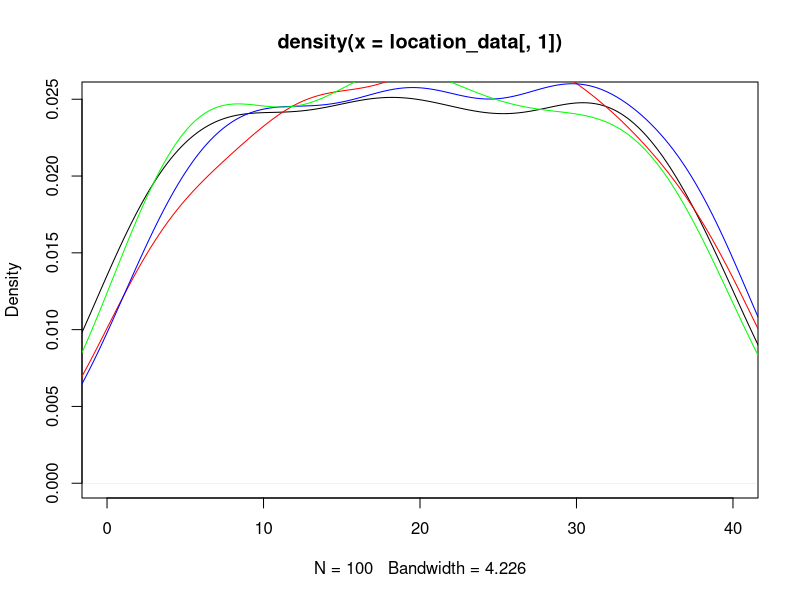
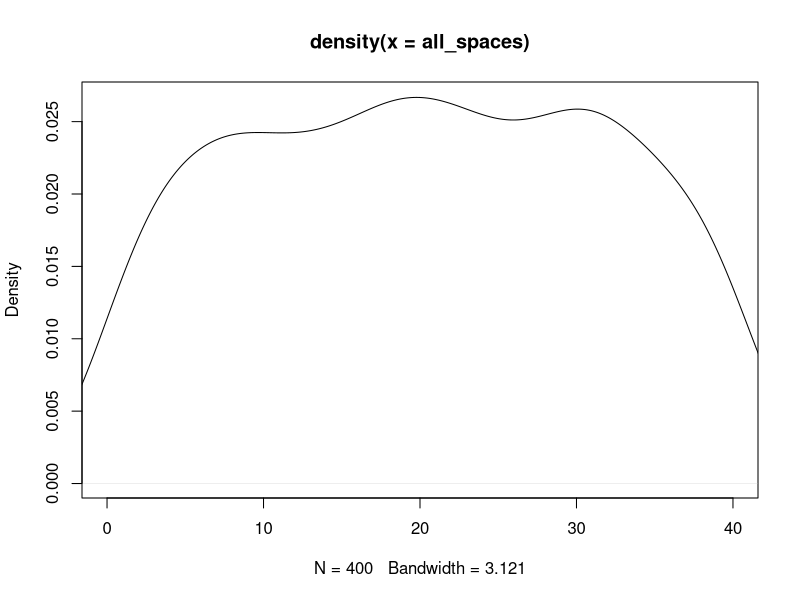

The R script that drew these images, in order: (Note: this script raises an error after producing the figures.)
## ---- chunk 1
knitr::opts_chunk$set(echo = TRUE)
## ---- chunk 2
#libraries
library(dplyr)
library(ggplot2)
## ---- chunk 3
#Kayleigh
##LET'S GET MOVING

monopolyBoard <- read.csv("MonopolyBoard.csv", header = T)
monopolyBoard

# Using dice rolls to determine where a player will land on the board
#input: "location"; a number 1-40; where the player is on the board
#output: the amount of spaces the player will move until they are on their new location

#note that this is only accounting for standard dice rolls, no special rules yet...

lets_move = function(location) {
  dice_roll_1 <- sample(1:6, 1, replace = TRUE)
  dice_roll_2 <- sample(1:6, 1, replace = TRUE)
  
  roll_total <- sum(dice_roll_1, dice_roll_2)
  roll_double <- dice_roll_1 == dice_roll_2
  
    location = location + roll_total
    
  if (location <= 40) {
    location = location
  } else {
    location = location - 40
  }
  
  space = monopolyBoard$name[monopolyBoard$spaces == location]
  
  print("You're moving forward...")
  print(roll_total)
  
  print("You're on space...")
  print(location)
  
  #print(space) #This prints out the name of the space that they land on. 
}

#testers
lets_move(1)
lets_move(25)
lets_move(38)
lets_move(40)



#A function to move players around the board and to play Monopoly!
#input: "turns"; the amount of turns we should take
#output: a player's new location on the board

lets_play = function(turns) {
  location = 1
  print("Starting Location: GO!")
  for (i in 1:turns) {
    location = lets_move(location)
  }
  print("You've landed on...")
  return(location)
}



lets_play(10) #tester #in this example if you look at a reference monopoly board and "walk" your way around the board with each move being the number in each output, you'll land on the space on the board corresponding to the final output (when counting "GO" as 1 and/or 40) 

#testers 
#"lets_move" and "lets_play" have both been edited to print out phrases for each roll and move to make it easier to determine how the player is moving. 
#"You're moving forward..." gives the player's roll
#"You're on space..." is the players position after 1 turn/"lets_move"
  # Later try to switch this print statement to the name of the spot that the player is on 
#"You've landed on..." gives the final location after running "lets_play" for "x" turns.
  # Later try to switch this print statement to the name of the spot that the player is on 

lets_play(3)
lets_play(10)

## ---- chunk 4
##DOUBLE DOWN

##WORK IN PROGRESS

#A function using dice rolls to determine how many spaces a player will move with the additional rules for "doubles" in Monopoly
#input: "location"; a number 1-40 where the player is on the board
#outut: the number of spaces the player will move on the board, with the special case of rolling three "doubles" and landing in jail
double_down = function(location) {
  dice_roll_1 <- sample(1:6, 1, replace = TRUE)
  dice_roll_2 <- sample(1:6, 1, replace = TRUE)
  
  roll_total <- sum(dice_roll_1, dice_roll_2)
  roll_double <- dice_roll_1 == dice_roll_2
  
  print("roll was")
  print(roll_total)
    
  if (roll_double) {
    
    dice_roll_3 <- sample(1:6, 1, replace = TRUE)
    dice_roll_4 <- sample(1:6, 1, replace = TRUE)
    
    roll_total_2 <- sum(dice_roll_3, dice_roll_4)
    roll_double_2 <- dice_roll_3 == dice_roll_4
    
    print("roll double was")
    print(roll_total_2)

    
    if (roll_double_2) {
      dice_roll_5 <- sample(1:6, 1, replace = TRUE)
      dice_roll_6 <- sample(1:6, 1, replace = TRUE)
      
      roll_total_3 <- sum(dice_roll_5, dice_roll_6)
      roll_double_3 <- dice_roll_5 == dice_roll_6
      
      print("roll double was")
      print(roll_total_3)
      
      if (roll_double_3) {
        location = 11 #Jail
        print("doubles, doubles, doubles")
        print("You're going to JAIL!")
        
      } else {
        location = location + roll_total + roll_total_2 + roll_total_3
        print("doubles, doubles, not doubles")
        print("You're moving forward...")
        print(roll_total + roll_total_2 + roll_total_3)
      }
    } else {
      location = location + roll_total + roll_total_2
      print("doubles, not doubles")
      print("You're moving forward...")
      print(roll_total+roll_total_2)
    }
  } else {
    location = location + roll_total
    print("no doubles")
    print("You're moving forward...")
    print(roll_total)
  }

    
  if (location <= 40) {
    location = location
  } else {
    location = location - 40
  }

  
  print("You're on space...")
  print(location)
}

double_down(1)
#text out in the function is kinda funky right but it's just to make sure its working right
#In final version switch all dice rolls to sample(1:6,...)

## ---- chunk 5
##CHANCE AND COMMUNITY CHEST CARDS
Card_Numbers <- c(1, 2, 3, 4, 5, 6, 7, 8, 9, 10, 11, 12, 13, 14, 15, 16)

Chance_Cards <- c("Advance to Boardwalk", "Advance to Go (Collect $200)", "Advance to Illinois Avenue. If you pass Go, collect $200", "Advance to St. Charles Place. If you pass Go, collect $200", "Advance to the nearest Railroad. If unowned, you may buy it from the Bank. If owned, pay owner twice the rental to which they are otherwise entitled", "Advance to the nearest Railroad. If unowned, you may buy it from the Bank. If owned, pay owner twice the rental to which they are otherwise entitled", "Advance token to nearest Utility. If unowned, you may buy it from the Bank. If owned, throw dice and pay owner a total ten times amount thrown", "Bank pays you dividend of $50", "Get Out of Jail Free", "Go Back 3 Spaces", "Go to Jail. Go directly to Jail, do not pass Go, do not collect $200", "Make general repairs on all your property. For each house pay $25. For each hotel pay $100", "Speeding fine $15", "Take a trip to Reading Railroad. If you pass Go, collect $200", "You have been elected Chairman of the Board. Pay each player $50", "Your building loan matures. Collect $150")

Chance <- data.frame(Chance_Cards, Card_Numbers)
Chance
##Chance cards to move a player to a new space:
  #1 -> Advance to Boardwalk (space 40)
  #2 -> Advance to Go (space 1)
  #3 -> Advance to Illinois Avenue (space 25)
  #4 -> Advance to St. Charles Place (space 12)
  #5 -> Advance to nearest Railroad (space(s) 6, 16, 26, 36)
  #6 -> Advance to nearest Railraod (space(s) 6, 16, 26, 36)
  #7 -> Advance to nearest Utility (space(s) 13, 29)
  #11 -> Go to Jail (space 11)
  #14 -> Take a trip to Reading Railroad (space 6)

Community_Chest_Cards <- c("Advance to Go (Collect $200)", "Bank error in your favor. Collect $200", "Doctor’s fee. Pay $50", "From sale of stock you get $50", "Get Out of Jail Free", "Go to Jail. Go directly to jail, do not pass Go, do not collect $200", "Holiday fund matures. Receive $100", "Income tax refund. Collect $20", "It is your birthday. Collect $10 from every player", "Life insurance matures. Collect $100", "Pay hospital fees of $100", "Pay school fees of $50", "Receive $25 consultancy fee", "You are assessed for street repair. $40 per house. $115 per hotel", "You have won second prize in a beauty contest. Collect $10", "You inherit $100")

Community_Chest <- data.frame(Community_Chest_Cards, Card_Numbers)
Community_Chest

##Community Chest Cards that move a player to a new space:
  #1 -> Advance to GO (space 1)
  #5 -> Go to Jail (space 11)

## ---- chunk 6
# heidi

#the function "who_goes_first" simulates the initial roll before the game begins in order to determine which player goes first
# input is a number of how many players are going to be playing
# output is the value of each players roll and the player that will start the game based on who had the highest roll
who_goes_first <- function(num_players){
  initial_rolls <- c()
  for (i in 1:num_players) {
    player_i_roll <- sum(sample(1:6, 2, replace=TRUE))
    initial_rolls <- c(initial_rolls, player_i_roll) # vector of every player's roll
    print(paste("Player", i, "rolled", player_i_roll))
  }
  cat("\n")
  if(sum(initial_rolls == max(initial_rolls)) >= 2){
    while (sum(initial_rolls == max(initial_rolls)) >= 2) { # if players tied for highest number
      tied_players <- which(initial_rolls==max(initial_rolls)) # identify which players tied
      print("It's a tie! Roll again")
      cat("\n")
      tie_breaker_rolls <- c()
      for (i in tied_players) { # tied players roll again
       player_i_roll2 <- sum(sample(1:6, 2, replace=TRUE))
       tie_breaker_rolls <- c(tie_breaker_rolls, player_i_roll2)
       print(paste("Player", i, "rolled", player_i_roll2))
      }
      initial_rolls <- tie_breaker_rolls
      highest_roll <- max(tie_breaker_rolls)
      highest_player2 <- tied_players[which(tie_breaker_rolls == highest_roll)]
    }
    cat("\n")
    print(paste("Player", highest_player2, "goes first!"))
  }
  else {
    highest_player <- which.max(initial_rolls) # who rolled the highest number
    print(paste("Player", highest_player, "goes first!"))
  }
}

who_goes_first(4) # test function

## ---- chunk 7
# Olivia
# Website for data: https://stat-jet-asu.github.io/Datasets/InstructorDescriptions/monopoly.html

monopolyBoard <- read.csv("MonopolyBoard.csv", header = T)
head(monopolyBoard)

# This section is for question number 2

# Kayleigh's lets_play function from above incorporating players and density plots
# uses lets_move function from above
# input: turns, # of turns to iterate through; players, number of players (2-4)
# output: density plot with a line for each player's frequency of spaces landed on 
# & density plot for the combined frequency of spaces landed on for all players

lets_play = function(turns, players) {
  location_data <- as.data.frame(matrix(nrow = turns, ncol = players))
  
for (j in 1:players) {
  location = 1
  
  for (i in 1:turns) {
    
    location = lets_move(location)
    location_data[i,j] <- location
    }
  }
  
  # creates density plot of frequency of landing on each space for each player
  plot(density(location_data[,1]), xlim = c(0,40), col = "black")
  
  colors <- c("red", "blue", "green")
  
  for (k in 2:players) {
  lines(density(location_data[,k]), col = colors[k-1]) # adds a density line for each player after the first
  }
  
  # creates density plot for total frequency landing on each space (all players spaces included)
  all_spaces <- as.vector(as.matrix(location_data))
  plot(density(all_spaces), xlim = c(0,40), col = "black")
  
}
lets_play(100, 4)

## ---- chunk 8
who_goes_first2 <- function(num_players){
  initial_rolls <- c()
  for (i in 1:num_players) {
    player_i_roll <- sum(sample(1:6, 2, replace=TRUE))
    initial_rolls <- c(initial_rolls, player_i_roll) # vector of every player's roll
#    print(paste("Player", i, "rolled", player_i_roll))
  }
  cat("\n")
  if(sum(initial_rolls == max(initial_rolls)) >= 2){
    while (sum(initial_rolls == max(initial_rolls)) >= 2) { # if players tied for highest number
      tied_players <- which(initial_rolls==max(initial_rolls)) # identify which players tied
#      print("It's a tie! Roll again")
#      cat("\n")
      tie_breaker_rolls <- c()
      for (i in tied_players) { # tied players roll again
       player_i_roll2 <- sum(sample(1:6, 2, replace=TRUE))
       tie_breaker_rolls <- c(tie_breaker_rolls, player_i_roll2)
#       print(paste("Player", i, "rolled", player_i_roll2))
      }
      initial_rolls <- tie_breaker_rolls
      highest_roll <- max(tie_breaker_rolls)
      highest_player2 <- tied_players[which(tie_breaker_rolls == highest_roll)]
    }
#    cat("\n")
#    print(paste("Player", highest_player2, "goes first!"))
  }
  else {
    highest_player <- which.max(initial_rolls) # who rolled the highest number
#    print(paste("Player", highest_player, "goes first!"))
#    return(highest_player)
  
    
  # creating player order
  player_order <- length(num_players)
  player_order[1] <- as.integer(highest_player)

 for (j in 2:num_players) {
    
  player_order[j] <- as.integer(player_order[j-1] + 1)
  if (player_order[j] > num_players) {
    player_order[j] <- 1
  }
 }
  print(player_order)
  }
  
  playerlist <- (list(highest_player, player_order))
  return(playerlist)
}

#who_goes_first2(4)

## ---- chunk 9
# Question number 3 -- including jail and double rolls

lets_move2 = function(location) {
  dice_roll_1 <- sample(1:6, 1, replace = TRUE)
  dice_roll_2 <- sample(1:6, 1, replace = TRUE)
  
  roll_total <- sum(dice_roll_1, dice_roll_2)
  roll_double <- dice_roll_1 == dice_roll_2
  
    location = location + roll_total # updates location to be previous location + roll total
    double3 = "false" # double3 is assigned "true" if the player double rolls 3x (as seen in if statement below), otherwise it is assigned "false" 
    
  # first double roll -> roll again
  if (roll_double == TRUE) {
    dice_roll_3 <- sample(1:6, 1, replace = TRUE)
    dice_roll_4 <- sample(1:6, 1, replace = TRUE)
    
    roll_total2 <- sum(dice_roll_3, dice_roll_4)
    roll_double2 <- dice_roll_3 == dice_roll_4
    
    location = location + roll_total2
    double3 = "false"
    
    # if player is at a location past 40, subtract 40 so they go back to the GO space at location "41"
    # this is included in each if statement below so that it applies if player has to roll again
    if (location <= 40) {
      location = location
    } else {
      location = location - 40
    }
     
      # second double roll -> roll again
      if (roll_double2 == TRUE) {
        dice_roll_5 <- sample(1:6, 1, replace = TRUE)
        dice_roll_6 <- sample(1:6, 1, replace = TRUE)
    
        roll_total3 <- sum(dice_roll_5, dice_roll_6)
        roll_double3 <- dice_roll_5 == dice_roll_6
    
        location = location + roll_total3
        double3 = "false"
        
        if (location <= 40) {
          location = location
        } else {
          location = location - 40
        }
        
        # third double roll -> go to jail
          if (roll_double3 == TRUE) {
            location = monopolyBoard$spaces[monopolyBoard$name == "Jail"]
            double3 = "true"
          }
      }
  }  
    
  if (location <= 40) {
    location = location
  } else {
    location = location - 40
  }
  
  listdata <- (list(location, double3)) # creates list for outputs "location" and "double3"
  # if you need to access location from this function, use lets_move2(location)[[1]]
  # if you need to access double3, use lets_move2(double3)[[2]]
  return(listdata)
  
}



# lets_play2 is currently set up to have each player go thru all their turns and then move onto the next player
# probably need to fix this for question 5

## ---- chunk 10

lets_play2 = function(turns, players) {
  
  
  location_data <- as.data.frame(matrix(nrow = turns, ncol = players)) # dataframe will keep data for locations of players for each turn
  double3data <- as.data.frame(matrix(nrow = turns, ncol = players)) # dataframe will say "true" if player double rolled 3x (which lands them in jail) and "false" if they didn't double roll 3x
  
    # puts players in order
    colnames(location_data) <- who_goes_first2(players)[[2]]
  
    location = 1 # each player starts at location 1
    location_data[1,] <- location
    double3 = 0 # initializing "double3" which will be later assigned a "true" or "false" based on if player double rolled 3x
  
    for (i in 2:turns) { # iterates through number of turns
      
        for (j in 1:players) { # rotates through each player
          
        location = lets_move2(location_data[i-1,j])[[1]] # takes location from lets_move2 function and assigns it to location
        location_data[i,j] <- as.integer(location) # puts location value into the dataframe of locations for each player
        double3data[i,j] <- lets_move2(double3)[[2]] # takes "true" or "false" value from double3 and adds it to double3data dataframe
        
      # deals with landing in jail from "go to jail" space and staying there for next 3 turns
      if (31 %in% location_data[i-1,j]) { # if you landed on 31 in the last turn (i-1 turn), you go to jail (space 11) for the ith turn
        location <- 11
        location_data[i,j] <- as.integer(location) # new location is 11
      } else if (11 %in% location_data[i-1,j] & 31 %in% location_data[i-2,j]) { # if you were on space 11 last turn AND you were on space 31 2 turns ago, you stay in jail (space 11) for turn i
        location <- 11
        location_data[i,j] <- as.integer(location)
      } else if (11 %in% location_data[i-2,j] & 31 %in% location_data[i-3,j]) {
        location <- 11
        location_data[i,j] <- as.integer(location)
      }
        
      # landing in jail from 3x double roll and staying there for next 3 turns
      if (11 %in% location_data[i,j] & "true" %in% double3data[i-1,j]) { # if player's location is 11 (jail) and double3data is"true" (player double rolled 3x), player stays in jail. all 3 if/else if statements keep player in jail for the next 3 turns
        location <- 11
        location_data[i,j] <- as.integer(location)
      } else if (11 %in% location_data[i-1,j] & "true" %in% double3data[i-2,j]) { # 
        location <- 11
        location_data[i,j] <- as.integer(location)
      } else if (11 %in% location_data[i-2,j] & "true" %in% double3data[i-3,j]) {
        location <- 11
        location_data[i,j] <- as.integer(location)
      }
        
    }
  }
  print(location_data)
  
  # creates density plot of frequency of landing on each space for each player
  plot(density(location_data[,1]), xlim = c(0,40), col = "black")
  
  colors <- c("red", "blue", "green")
  
  for (k in 2:players) {
    lines(density(location_data[,k]), col = colors[k-1]) # adds a density line for each player after the first
  }
  
  # creates density plot for total frequency landing on each space (all players spaces included)
  all_spaces <- as.vector(as.matrix(location_data))
  plot(density(all_spaces), xlim = c(0,40), col = "black")
  
}
 
lets_play2(10, 3)

# how should we go about recording spaces landed on when double rolls occur?

## ---- chunk 11
#4 - Kayleigh and Maddie 
#Chance - spaces 8, 23, 37
#Community Chest - spaces 3, 18, 34
Chance

Drawing_Chance = function(location) {
  location = location
  draw_card <- sample(1:16, 1, replace = TRUE)
  player_card <- Chance$Chance_Cards[draw_card]
  print(player_card)

  
      if(draw_card == 1) {
        location = 1
      }
      
      if(draw_card == 2) {
        location = 1
      }
      
      if(draw_card == 3) {
        location = 25
      }
  
      if(draw_card == 4){
        location = 12
      }
    
      if(draw_card == 5){
        if(location >= 37 && location <= 5){
              location = 6
            } else {
              if (location >= 6 && location <= 15){
                location = 16
              } else {
                if(location >= 16 && location <= 25){
                  location = 26
                } else {
                  location = 36
                }
              }
            }
    }
  
    if(draw_card == 6){
        if(location >= 37 && location <= 5){
              location = 6
            } else {
              if (location >= 6 && location <= 15){
                location = 16
              } else {
                if(location >= 16 && location <= 25){
                  location = 26
                } else {
                  location = 36
                }
              }
            }
    }
  
    if(draw_card == 7){
        if(location >= 29 && location <= 12){
              location = 13
            } else {
              location = 29
    }
  }
  
    if(draw_card == 11) {
      location = 11
    }
  
    if(draw_card == 14) {
      location = 6
    }
  
    if(draw_card == 10) {
      location = location - 3
    }
  
    location = location
    return(location)
}

Drawing_Chance(8)
Drawing_Chance(23)
Drawing_Chance(37)

Drawing_Community_Chest = function(location) {
  location = location
  draw_card_chest <- sample(1:16, 1, replace = TRUE)
  player_card_chest <- Community_Chest$Community_Chest_Cards[draw_card_chest]
  print(player_card_chest)
  print(location)
  
  if (draw_card_chest == 1) {
    location = 1
  } else {
    if (draw_card_chest == 6) {
    location = 11
    } else {
      location = location
    }
  
  }
  
  location = location 
  return(location)
}

Drawing_Community_Chest(3)
Drawing_Community_Chest(18)
Drawing_Community_Chest(34)

lets_move3 = function(location) {
  dice_roll_1 <- sample(1:6, 1, replace = TRUE)
  dice_roll_2 <- sample(1:6, 1, replace = TRUE)
  
  roll_total <- sum(dice_roll_1, dice_roll_2)
  roll_double <- dice_roll_1 == dice_roll_2
  
    location = location + roll_total
    double3 = "false"
  
  print("your roll total is...")
  print(roll_total)

  if (location <= 40) {
      location = location
  } else {
      location = location - 40
  }
   
  print("your location is...")
  print(location)
  
  if(location == 8 || location == 23 || location == 27) {
    location = Drawing_Chance(location)
    print("your location is...")
    print(location)
  }
  
  if(location == 3 || location == 18 || location == 34) {
    location = Drawing_Community_Chest(location)
    print("your location is...")
    print(location)
  }
    
  # first double roll -> roll again
  if (roll_double == TRUE) {
    dice_roll_3 <- sample(1:6, 1, replace = TRUE)
    dice_roll_4 <- sample(1:6, 1, replace = TRUE)
    
    roll_total2 <- sum(dice_roll_3, dice_roll_4)
    roll_double2 <- dice_roll_3 == dice_roll_4
    
    location = location + roll_total2
    double3 = "false"
    print("1 double")
    
    if (location <= 40) {
      location = location
    } else {
      location = location - 40
    }
    
    
    if(location == 8 || location == 23 || location == 27) {
    location = Drawing_Chance(location)
    }
  
  if(location == 3 || location == 18 || location == 34) {
    location = Drawing_Community_Chest(location)
    }
     
      # second double roll -> roll again
      if (roll_double2 == TRUE) {
        dice_roll_5 <- sample(1:6, 1, replace = TRUE)
        dice_roll_6 <- sample(1:6, 1, replace = TRUE)
    
        roll_total3 <- sum(dice_roll_5, dice_roll_6)
        roll_double3 <- dice_roll_5 == dice_roll_6
    
        location = location + roll_total3
        double3 = "false"
        print("2 doubles")
        
        if (location <= 40) {
          location = location
        } else {
          location = location - 40
        }
        
        if(location == 8 || location == 23 || location == 27) {
          location = Drawing_Chance(location)
        }
  
        if(location == 3 || location == 18 || location == 34) {
          location = Drawing_Community_Chest(location)
         
        }
        
        # third double roll -> go to jail
          if (roll_double3 == TRUE) {
            location = monopolyBoard$spaces[monopolyBoard$name == "Jail"]
            double3 = "true"
            print("three doubles")
          }
      }
  }  
   
  location = location 
  
  print("your location is...")
  print(location)
  listdata <- (list(location, double3))
  return(listdata)
  
}

lets_move3(1)

lets_play3 = function(turns, players) {
  
  location_data <- as.data.frame(matrix(nrow = turns, ncol = players))
  double3data <- as.data.frame(matrix(nrow = turns, ncol = players))
  
  for (j in 1:players) {
    location = 1
    double3 = 0
  
    for (i in 1:turns) {
      
        location = lets_move2(location)[[1]]
        location_data[i,j] <- as.integer(location)
        double3data[i,j] <- lets_move2(double3)[[2]]
        
      # deals with landing in jail from "go to jail" space and staying there for next 3 turns
      if (31 %in% location_data[i-1,j]) { # if you land on 31 (go to jail), next location is in jail (space 11)
        location <- 11
        location_data[i,j] <- as.integer(location)
      } else if (11 %in% location_data[i-1,j] & 31 %in% location_data[i-2,j]) {
        location <- 11
        location_data[i,j] <- as.integer(location)
      } else if (11 %in% location_data[i-2,j] & 31 %in% location_data[i-3,j]) {
        location <- 11
        location_data[i,j] <- as.integer(location)
      }
        
      # landing in jail from 3x double roll and staying there for next 3 turns
      if (11 %in% location_data[i,j] & "true" %in% double3data[i-1,j]) { # "true" means player double rolled 3x -> jail
        location <- 11
        location_data[i,j] <- as.integer(location)
      } else if (11 %in% location_data[i-1,j] & "true" %in% double3data[i-2,j]) { # 
        location <- 11
        location_data[i,j] <- as.integer(location)
      } else if (11 %in% location_data[i-2,j] & "true" %in% double3data[i-3,j]) {
        location <- 11
        location_data[i,j] <- as.integer(location)
      }
        
    }
  }
  #print(location_data)
  
  # creates density plot of frequency of landing on each space for each player
  plot(density(location_data[,1]), xlim = c(0,40), col = "black")
  
  colors <- c("red", "blue", "green")
  
  for (k in 2:players) {
    lines(density(location_data[,k]), col = colors[k-1]) # adds a density line for each player after the first
  }
  
  # creates density plot for total frequency landing on each space (all players spaces included)
  all_spaces <- as.vector(as.matrix(location_data))
  plot(density(all_spaces), xlim = c(0,40), col = "black")
  
}
## ---- chunk 12

monopolyBoard1 <- read.csv("MonopolyBoard.csv", header = T)
head(monopolyBoard1)

kaciesboard <- monopolyBoard1 %>% select(., "name", "type", "color", "spaces")
kaciestibble <- as_tibble(kaciesboard)
kaciestibble

freq <- kaciestibble %>% ggplot(., mapping=aes(x="names" )) +geom_freqpoly()

freq
 
## ---- chunk 13
#hello
dice_roll <- sum(sample(1:6, 2, replace = TRUE))

#Need to figure out how to exchange money between players
Chance_Money <- function(money){
  money = money
  draw_card <- sample(1:16, 1, replace = TRUE)
  player_card <- Chance$Chance_Cards[draw_card]
  print(player_card)
  
  if(draw_card == 2){
    money = money + 200
  }
  
  if(draw_card == 8){
    money = money + 50
  }
  
  if(draw_card == 12){
    if(properties == 5){
      money = money - 125
    }
    if(properties == 6){
      money = money - 150
    }
  }
  
  if(draw_card == 13){
    money = money - 15
  }
  
  if(draw_card == 16){
    money = money + 150
  }
}

#Need to figure out how to exchange money between players
Community_Chest_Money <- function(money){
  money = money
  draw_card <- sample(1:16, 1, replace = TRUE)
  player_card <- Community_Chest$Community_Chest_Cards[draw_card]
  print(player_card)
  
  if(draw_card == 1){
    money = money + 200
  }
  
  if(draw_card == 2){
    money = money + 200
  }
  
  if(draw_card == 3){
    money = money - 50
  }
  
  if(draw_card == 4){
    money = money + 50
  }
  
  if(draw_card == 7){
    money = money + 100
  }
  
  if(draw_card == 8){
    money = money + 20
  }
  
  if(draw_card == 10){
    money = money + 100
  }
  
  if(draw_card == 11){
    money = money - 100
  }
  
  if(draw_card == 12){
    money = money - 50
  }
  
  if(draw_card == 13){
    money = money + 25
  }
  
  if(draw_card == 15){
    money = money + 10
  }
  
  if(draw_card == 16){
    money = money + 100
  }
}

Chance
Community_Chest
